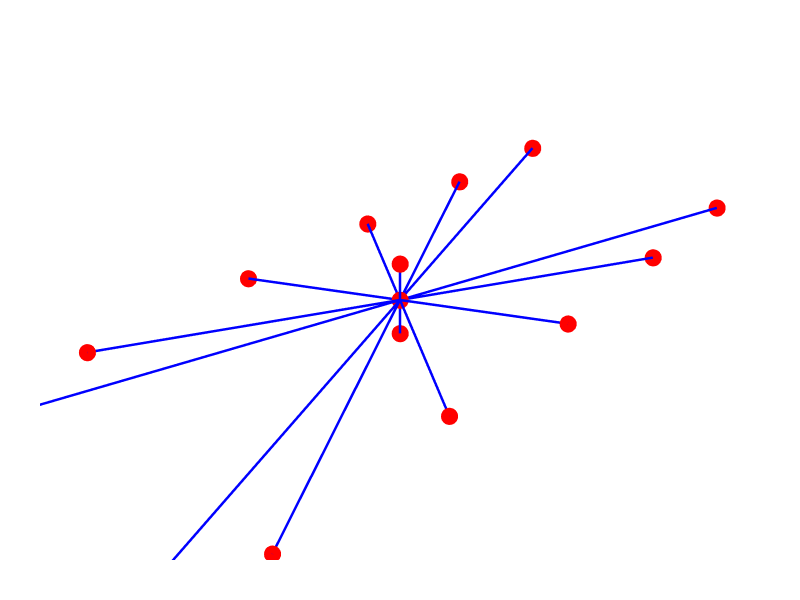

This figure's notebook cell:
### Code cell
# Alternative: Show ONLY the graph without building geometry
Graph.Show(g1,
           vertexSize=20,
           vertexColor="red",
           edgeWidth=5,
           edgeColor="blue",
           backgroundColor="white",
           width=800,
           height=600,
           renderer=renderer)

### Figure 1 — Plotly figure (JSON) as saved in the notebook; plotly's stock layout.template omitted (floating-point values rounded to 4 significant figures)
{"data": [{"hoverinfo": "text", "legendgroup": "5", "legendrank": 5, "line": {"color": "blue", "dash": "solid", "width": 5}, "marker": {"size": 0}, "mode": "lines", "name": "Graph Edges", "showlegend": false, "text": "", "type": "scatter3d", "x": [90, 60, null, 110, 60, null, 60, 60, null, 30, 60, null, 50, 60, null, 60, 60, null, 70, 60, null, 10, 60, null, 10, 60, null, 50, 60, null, 90, 60, null, 30, 60, null, 70, 60, null, 110, 60, null], "y": [46.5, 30, null, 13.5, 30, null, 30, 30, null, 46.5, 30, null, 13.5, 30, null, 30, 30, null, 46.5, 30, null, 46.5, 30, null, 13.5, 30, null, 46.5, 30, null, 13.5, 30, null, 13.5, 30, null, 13.5, 30, null, 46.5, 30, null], "z": [67.5, 67.5, null, 67.5, 67.5, null, 62.5, 67.5, null, 67.5, 67.5, null, 67.5, 67.5, null, 72.5, 67.5, null, 67.5, 67.5, null, 67.5, 67.5, null, 67.5, 67.5, null, 67.5, 67.5, null, 67.5, 67.5, null, 67.5, 67.5, null, 67.5, 67.5, null, 67.5, 67.5, null]}, {"customdata": ["", "", "", "", "", "", "", "", "", "", "", "", "", "", ""], "hoverinfo": "text", "hovertemplate": ["Click ", "Click ", "Click ", "Click ", "Click ", "Click ", "Click ", "Click ", "Click ", "Click ", "Click ", "Click ", "Click ", "Click ", "Click "], "hovertext": ["", "", "", "", "", "", "", "", "", "", "", "", "", "", ""], "legendgroup": "4", "legendrank": 4, "marker": {"color": ["#FF0000", "#FF0000", "#FF0000", "#FF0000", "#FF0000", "#FF0000", "#FF0000", "#FF0000", "#FF0000", "#FF0000", "#FF0000", "#FF0000", "#FF0000", "#FF0000", "#FF0000"], "line": {"width": 0}, "opacity": 1, "size": [20, 20, 20, 20, 20, 20, 20, 20, 20, 20, 20, 20, 20, 20, 20], "sizemode": "diameter", "symbol": "circle"}, "mode": "markers", "name": "Graph Vertices", "showlegend": false, "text": ["", "", "", "", "", "", "", "", "", "", "", "", "", "", ""], "type": "scatter3d", "x": [90, 110, 60, 30, 60, 10, 50, 60, 30, 70, 50, 10, 90, 110, 70], "y": [46.5, 13.5, 30, 46.5, 30, 13.5, 46.5, 30, 13.5, 46.5, 13.5, 46.5, 13.5, 46.5, 13.5], "z": [67.5, 67.5, 62.5, 67.5, 67.5, 67.5, 67.5, 72.5, 67.5, 67.5, 67.5, 67.5, 67.5, 67.5, 67.5]}], "layout": {"autosize": true, "height": 600, "margin": {"b": 40, "l": 40, "r": 40, "t": 40}, "paper_bgcolor": "#FFFFFF", "plot_bgcolor": "#FFFFFF", "scene": {"aspectmode": "data", "camera": {"center": {"x": 0, "y": 0, "z": 0}, "eye": {"x": -1.25, "y": -1.25, "z": 1.25}, "projection": {"type": "perspective"}, "up": {"x": 0, "y": 0, "z": 1}}, "xaxis": {"visible": false}, "yaxis": {"visible": false}, "zaxis": {"visible": false}}, "showlegend": true, "width": 800, "xaxis": {"showgrid": false, "visible": false, "zeroline": false}, "yaxis": {"showgrid": false, "visible": false, "zeroline": false}}}
